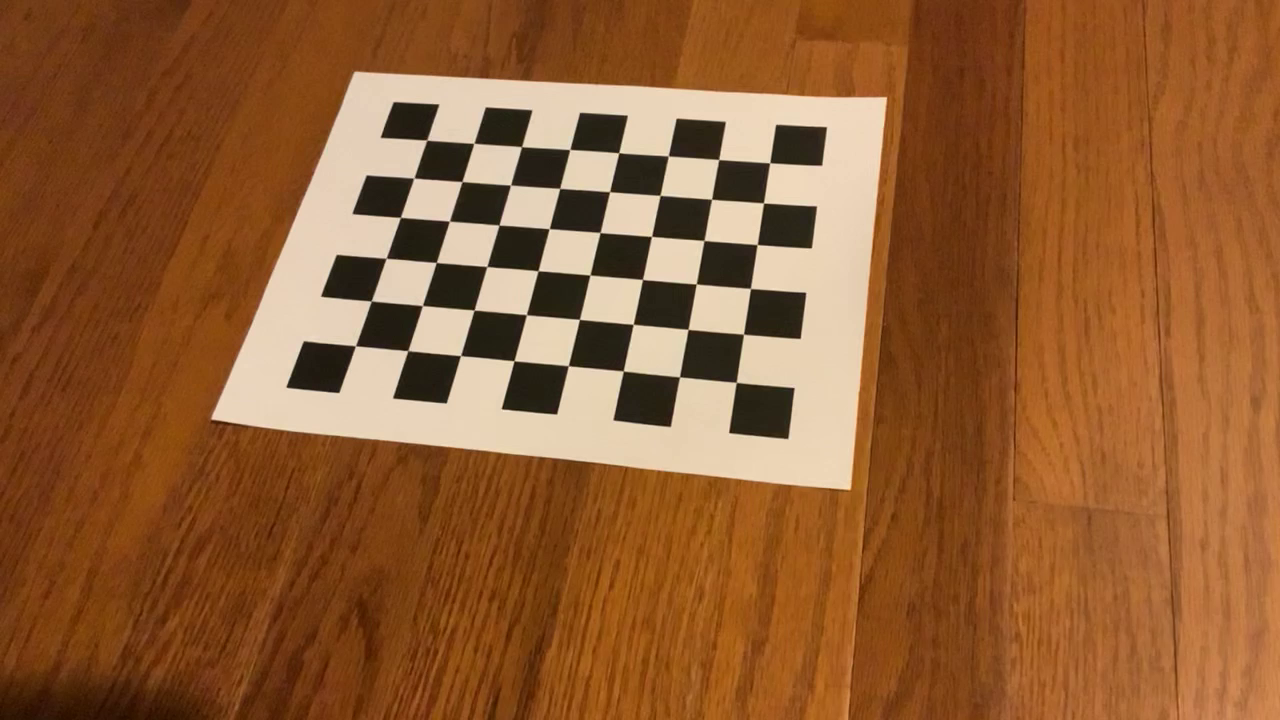
#> input picture calibration/data/frame0.png, 1280 x 720 px
$ jupyter execute calibration.ipynb
#> lines starting #> are read from the running program, lines starting #| are printed output that depends on the picture; after the words box and inside, x2 and y2 are one past the last pixel; in counts of white or black regions, pixels touching at a corner belong together; long printed decimals are rounded
# MAE6292 - Camera Calibration

Camera Calibration and Object Rendering

## Import Modules

[cell 1]
import numpy as np
import matplotlib.pyplot as plt

import cv2

## Jupyter Notebook / VS Code

**Note**: skip this cell, if you are running this remotely on Google Colab.

It turns out that `cv2.imshow()` does not work in Jupter Notebook as well. You may use the follwing function `cv2_imshow` instead.

[cell 2]
def cv2_imshow(image):
# developed by Kanishke Gamagedara, udpated by MAE6292
    plt.figure(dpi=200)
    mode = len(np.shape(image))
    if mode==3:
        plt.imshow(cv2.cvtColor(image, cv2.COLOR_BGR2RGB))
    elif mode==2:
        plt.imshow(image, cmap='gray')
    else:
        print('Unsuported image size')
        raise
    plt.xticks([]), plt.yticks([])
    plt.axis('off')

## Calibration with OpenCV

An image of chessboard is loaded.

[cell 3]
img = cv2.imread('data/frame0.png')
#> img is the input picture: shape (720, 1280, 3); mean B, G, R 51.7, 93.2, 145
cv2_imshow(img)
img_gray = cv2.cvtColor(img, cv2.COLOR_BGR2GRAY)
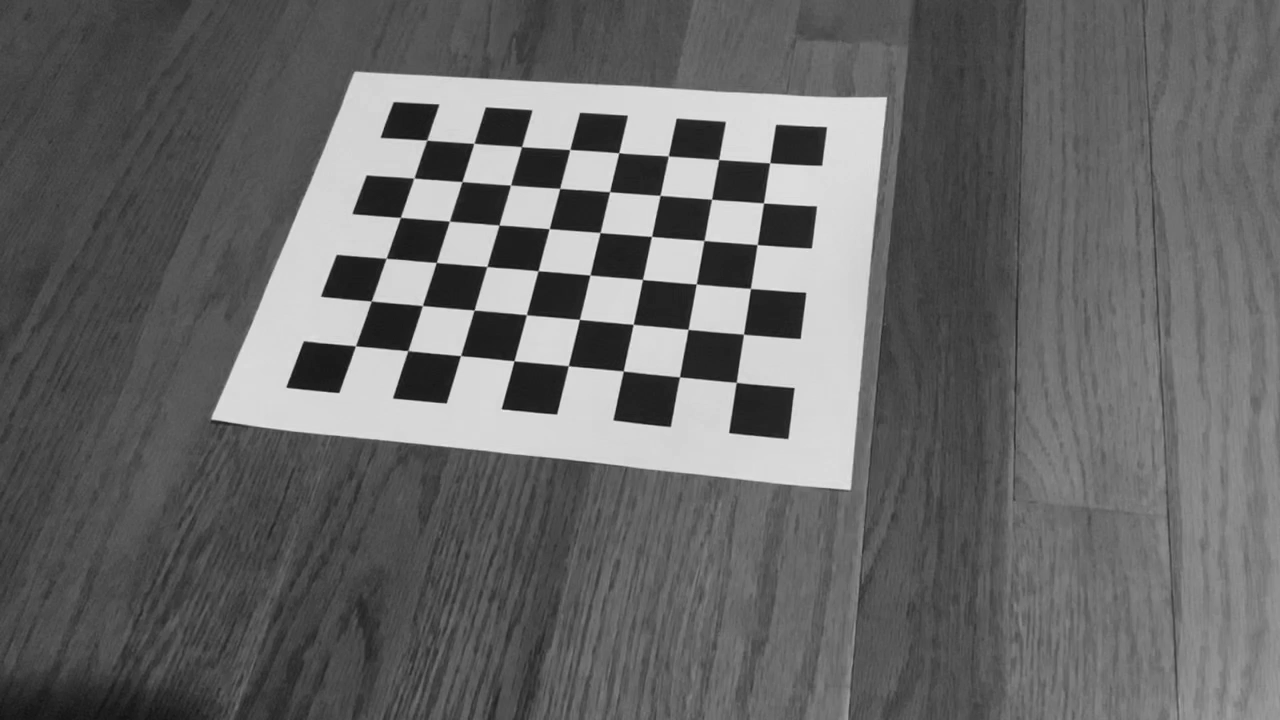
#> img_gray: shape (720, 1280); min 13, max 241, mean 103.9
cv2_imshow(img_gray)

print(img_gray)
#> (printed output is left out)

The checker size corresponds to the number of **INNER CORNERS**.
The pixel coordinates of those corners can be detected by [cv2.findChessboardCorners()](https://docs.opencv.org/master/d9/d0c/group__calib3d.html#ga93efa9b0aa890de240ca32b11253dd4a), and they are visualized by [cv2.drawChessboardCorners](https://docs.opencv.org/master/d9/d0c/group__calib3d.html#ga6a10b0bb120c4907e5eabbcd22319022)

[cell 4]
CHECKER = (8,6)
flag_found, corners = cv2.findChessboardCorners(img_gray, CHECKER)
#> flag_found = True; corners = 48 rows, first 8: [427, 140], [473.7, 143.3], [521.4, 146.6], [569.8, 149.5], [618.7, 152.7], [668.3, 155.8], [718.8, 159.5], [769.7, 162.8]

print(flag_found)
#| True
print(corners.shape)
#| (48, 1, 2)
print(corners)
#> (printed output is left out)

img_corner = img.copy()
cv2.drawChessboardCorners(img_corner, CHECKER, corners, flag_found)
cv2_imshow(img_corner)

The detected pixel location of corners are refined by [cv2.cornerSubPix](https://docs.opencv.org/master/dd/d1a/group__imgproc__feature.html#ga354e0d7c86d0d9da75de9b9701a9a87e)

[cell 5]
criteria_subpix = (cv2.TERM_CRITERIA_EPS + cv2.TERM_CRITERIA_MAX_ITER, 30, 0.001)
corners_refined = cv2.cornerSubPix(img_gray, corners, (11,11), (-1,-1), criteria_subpix)
#> corners_refined = 48 rows, first 8: [426.7, 140.1], [473.9, 143.3], [521.6, 146.6], [569.8, 149.5], [618.7, 152.8], [668.2, 155.9], [718.7, 159.5], [769.7, 162.8]

#print(corners_refined)
# print(corners_refined.shape)
#print(corners_refined.dtype)


img_corner = img.copy()

cv2.drawChessboardCorners(img_corner, CHECKER, corners, flag_found)
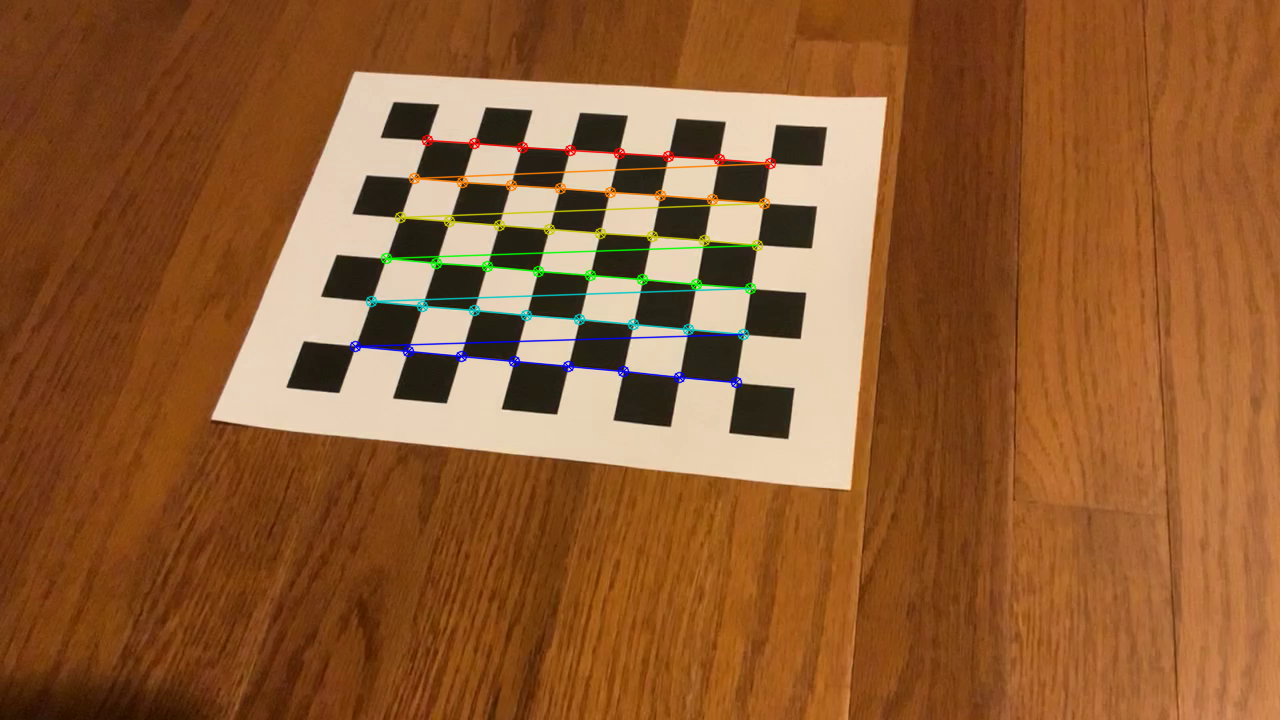
#> img_corner: shape (720, 1280, 3); mean B, G, R 51.5, 93.4, 144.7
cv2_imshow(img_corner)

What are those colored dots and lines? They represent the order that the detected corners are saved in the variarble `corners`.

To calibrate the camera, we have to provide the coordinates of those corners in the world frame, according to the order illustrated by the color.

But defining those coordinates are not difficult, as all of the corners lie in a 2D plane. Let the origin of the world frame be at the first corner. The $x$-axis is pointing toward the second corner, and the $y$-axis is pointing down toward the first oranage corner. According to the right-hand rule, the $z$ axis will be pointing into the floor.

Then, the first corner is `[[0,0,0]]` (Note: it is `1x3 np.array`), and the second corner is `[[1,0,0]]` times the actual size of the square, which is `25 mm = 0.025 m`

Now, we have to define a container that stores the actual 3D coordinates of corners represented by `1x3 np.array`, according to the same order as those are detected. For example, `checker_width*[ [[0,0,0]], [[1,0,0]], [[2,0,0]], ..., [[7,0,0]], [[0,1,0]], ... , [[7,5,0]] ]`.
Also, the data type ** must be `np.float32`**

[cell 6]
# Creating vector to store vectors of 3D points for each checkerboard image
CHECKER_WIDTH = 0.025

obj_points = np.zeros( (CHECKER[0] * CHECKER[1], 1, 3 ), np.float32)
for i in range(CHECKER[1]):
    for j in range(CHECKER[0]):
         obj_points[i*CHECKER[0]+j,0,:]=np.array([[j,i,0]])
obj_points *= CHECKER_WIDTH


print(obj_points.shape)
print(obj_points.dtype)
print(obj_points)

Then, both of intrinsic and extrinsic parameters are obtained by [cv2.calibrateCamera](https://docs.opencv.org/master/d9/d0c/group__calib3d.html#ga3207604e4b1a1758aa66acb6ed5aa65d). Note the `obj_points` and `corners_refined` **must be nested in `[]`.** The command `img_gray.shape[::-1]` swap row/column.

This yields the calibration matrix $K$, and the distortion coefficients in the order of $k_1,k_2, p_1,p_2,k_3$.
Further, the rotation matrix is given by `rvecs` in terms of the [Rodriguez paramter](https://mathworld.wolfram.com/RodriguesRotationFormula.html), and the translation vector is given by `tvecs`

Note: the distortion coefficients are normalized in some way, so they cannot be directly utilized in the formula in the note.

[cell 7]
err, K, dist_coeff, rvecs, tvecs = cv2.calibrateCamera([obj_points], [corners_refined], img_gray.shape[::-1], None, None)
#> err = 0.144; K = [[1295.2, 0, 603.6], [0, 1289.2, 314.8], [0, 0, 1]]; dist_coeff = [[0.34, -16.06, 0.00722, -0.0113, 285.4]]; rvecs = ([-0.577, 0.177, 0.146],); tvecs = ([-0.0898, -0.0894, 0.663],)

print(err)
#| 0.1443
print(K)
#| [[1.29524985e+03 0.00000000e+00 6.03553292e+02]
#|  [0.00000000e+00 1.28919264e+03 3.14766116e+02]
#|  [0.00000000e+00 0.00000000e+00 1.00000000e+00]]
print(dist_coeff)
#| [[ 3.40484573e-01 -1.60600496e+01  7.21520309e-03 -1.12985405e-02
#|    2.85445706e+02]]

R, _ = cv2.Rodrigues(rvecs[0])
#> R = [[0.974, -0.186, 0.125], [0.087, 0.828, 0.553], [-0.207, -0.528, 0.823]]
T = tvecs[0]
#> T = [-0.0898, -0.0894, 0.663]


print(R)
#| [[ 0.9745 -0.1862  0.1255]
#|  [ 0.08701  0.8283  0.5534]
#|  [-0.207 -0.5284  0.8234]]
print(-R.T@T) # vector from W to C resolved in W, i.e., where was the camera in W?
#| [[ 0.2326 ]
#|  [ 0.4078 ]
#|  [-0.4854]]

Now we have both of the intrinsic paramter $K$ and the extrinsic paramter $(R,T)$, from which we can compute the projection matrix $M$.

Using this any point in the 3D world frame can be projected to the image plane. Here we draw a line starting from the origin and pointing toward the $x$-axis, whose length is equal to the checker width.

[cell 8]
M = K @ np.concatenate( (R, T) , axis=1)
#> M = [[1137.3, -560.1, 659.5, 284], [47.02, 901.6, 972.7, 93.5], [-0.207, -0.528, 0.823, 0.663]]


p_W = np.array([ [0,0,0,1], [CHECKER_WIDTH, 0, 0, 1] ]).T
print(p_W)
p_I = M @ p_W
#> p_I = [[284, 312.5], [93.5, 94.68], [0.663, 0.658]]
print(p_I)
#| [[284.026 312.458]
#|  [ 93.503   94.679]
#|  [  0.6633   0.6581]]
p_I = p_I[0:2,:]/p_I[2,:]
#> p_I = [[428.2, 474.8], [141, 143.9]]
print(p_I)
#| [[428.214 474.783]
#|  [140.971 143.866]]
p_I = p_I.astype(int)
#> p_I = [[428, 474], [140, 143]]
print(p_I)
#| [[428 474]
#|  [140 143]]

img_line = img.copy()

cv2.line(img_line, (p_I[0,0], p_I[1,0]), (p_I[0,1], p_I[1,1]), (0,0,255), 2)
#> img_line: shape (720, 1280, 3); 0.02% of pixels changed, all inside (x1, y1, x2, y2) = (427, 139, 476, 145)
cv2_imshow(img_line)

p_W = np.array([ [0,0,0,1], [0, 0, -CHECKER_WIDTH, 1] ]).T
print(p_W)
p_I = M @ p_W
#> p_I = [[284, 267.5], [93.5, 69.19], [0.663, 0.643]]
print(p_I)
#| [[284.026 267.539]
#|  [ 93.503   69.187]
#|  [  0.6633   0.6427]]
p_I = p_I[0:2,:]/p_I[2,:]
#> p_I = [[428.2, 416.3], [141, 107.7]]
print(p_I)
#| [[428.214 416.277]
#|  [140.971 107.651]]
p_I = p_I.astype(int)
#> p_I = [[428, 416], [140, 107]]
print(p_I)
#| [[428 416]
#|  [140 107]]
cv2.line(img_line, (p_I[0,0], p_I[1,0]), (p_I[0,1], p_I[1,1]), (0,0,255), 2)
#> img_line: shape (720, 1280, 3); mean B, G, R 51.7, 93.2, 145
cv2_imshow(img_line)

p_W = np.array([ [0,0,0,1], [0, CHECKER_WIDTH, 0, 1] ]).T
print(p_W)
p_I = M @ p_W
#> p_I = [[284, 270], [93.5, 116], [0.663, 0.65]]
print(p_I)
#| [[284.026 270.024]
#|  [ 93.503  116.042]
#|  [  0.6633   0.6501]]
p_I = p_I[0:2,:]/p_I[2,:]
#> p_I = [[428.2, 415.4], [141, 178.5]]
print(p_I)
#| [[428.214 415.377]
#|  [140.971 178.507]]
p_I = p_I.astype(int)
#> p_I = [[428, 415], [140, 178]]
print(p_I)
#| [[428 415]
#|  [140 178]]
cv2.line(img_line, (p_I[0,0], p_I[1,0]), (p_I[0,1], p_I[1,1]), (0,0,255), 2)
#> img_line: shape (720, 1280, 3); mean B, G, R 51.7, 93.2, 145
cv2_imshow(img_line)
